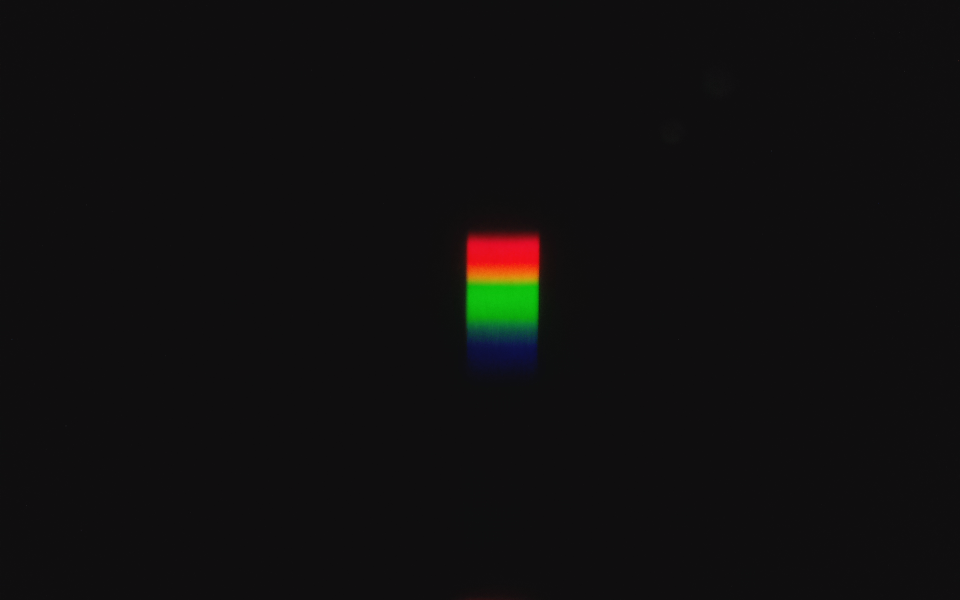
#> input picture filament_yellow_11.png, 1920 x 1200 px (shown at 1/2 size)
$ python lightMeasure.py
#> lines starting #> are read from the running program, lines starting #| are printed output that depends on the picture
### lightFunctions.py
#!/usr/bin/python3
import numpy as np
import matplotlib.pyplot as plt
import imageio
from cycler import cycler

def readIntensity(photoName, plotName, lamp, surface):
#> called with photoName = 'filament_yellow_11.png', plotName = 'D_mercury12_W2_graph3.png', lamp = 'mercury', surface = 'white'
    photo = imageio.imread(photoName)
#> photo is the input picture: shape (1200, 1920, 4); mean R, G, B, A 16.3, 15.2, 15.3, 255
    background = photo[350:635, 850:960, 0:3].swapaxes(0, 1)
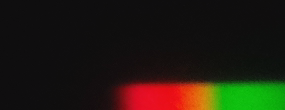
#> background: shape (110, 285, 3); mean R, G, B 32.6, 27.5, 15.6

    cut = photo[350:835, 850:960, 0:3].swapaxes(0, 1)
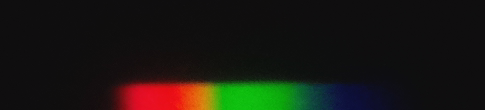
#> cut: shape (110, 485, 3); mean R, G, B 25.2, 23.9, 17.2
    rgb = np.mean(cut, axis=(0))
#> rgb = 485 rows, first 8: [14.95, 13.95, 14.95], [14.97, 13.97, 14.97], [14.93, 13.93, 14.93], [14.94, 13.94, 14.94], [14.95, 13.95, 14.95], [15.04, 14.04, 15.04], [14.98, 13.98, 14.98], [15.02, 14.02, 15.02]
    luma = 0.2989 * rgb[:, 0] + 0.5866 * rgb[:, 1] + 0.1144 * rgb[:, 2]
#> luma = 485 values, max 46.35 at index 205, min 14.28 at index 461, mean 23.51

    plt.rc('axes', prop_cycle=(cycler('color', ['r', 'g', 'b'])))

    fig = plt.figure(figsize=(10, 5), dpi=200)

    plt.title('Интенсивность отражённого излучения\n' + '{} / {}'.format(lamp, surface))
    plt.xlabel('Относительный номер пикселя')
    plt.ylabel('Яркость')

    plt.plot(rgb, label=['r', 'g', 'b'])
    plt.plot(luma, 'w', label='I')
    plt.legend()

    plt.imshow(background, origin='lower')


    plt.savefig(plotName)
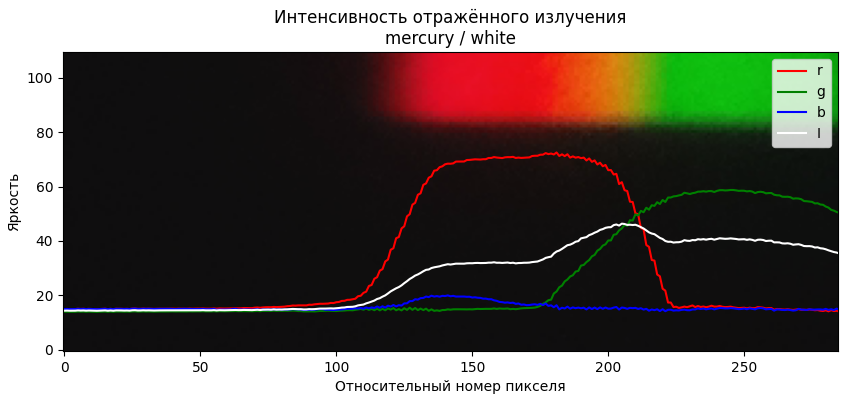
#> figure drawn by matplotlib, 1 panel

    return luma

### lightMeasure.py
#!/usr/bin/python3
#  NOT REALLY MEASURING ANYTHING, IDK WHY THE FILE HAS THIS NAME

import lightFunctions as j

photoNames =  [ "mercury_white.png",
                "filament_blue_11.png",
                "filament_green_11.png",
                "filament_red_11.png",
                "filament_white_11.png",
                "filament_yellow_11.png" ]

j.readIntensity(photoNames[5], "D_mercury12_W2_graph3.png", "mercury", "white")
